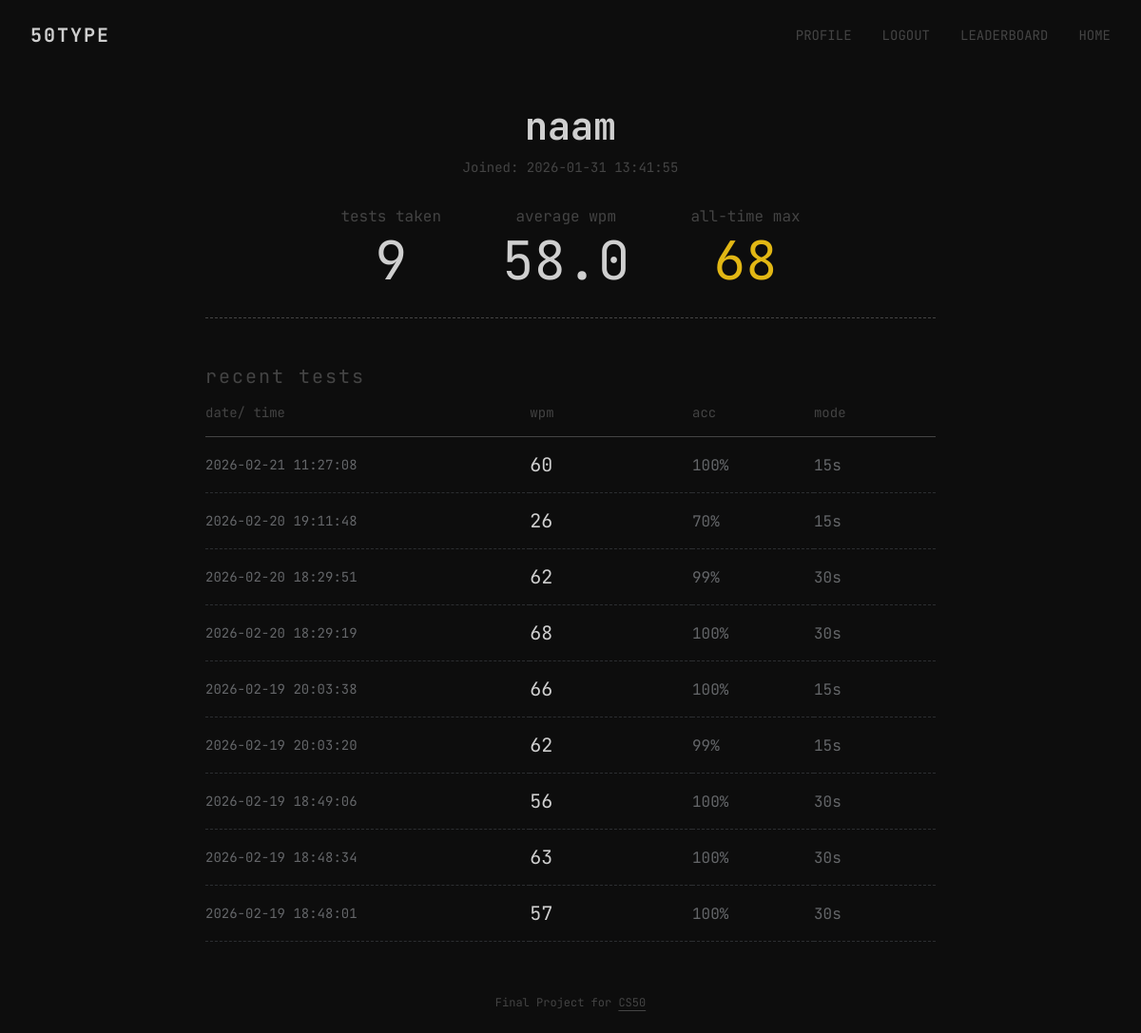
Screenshot of /profile (signed in) with the database file from the repository.
### tables this page shows
CREATE TABLE users (
    id INTEGER PRIMARY KEY AUTOINCREMENT,
    name TEXT NOT NULL UNIQUE,
    hash TEXT NOT NULL,
    created_at DATETIME DEFAULT CURRENT_TIMESTAMP
);

CREATE TABLE history (
    id INTEGER PRIMARY KEY AUTOINCREMENT,
    user_id INTEGER NOT NULL,
    wpm INTEGER NOT NULL,
    accuracy INTEGER NOT NULL,
    mode TEXT NOT NULL,
    timestamp DATETIME DEFAULT CURRENT_TIMESTAMP,
    FOREIGN KEY(user_id) REFERENCES users(id)
);

### app.py (the view)
@app.route('/profile', methods=['GET'])
@login_required
def profile():
    user_id = session.get('user_id')
    user = db.execute('SELECT name, created_at FROM users WHERE id = ?', user_id)[0]
    stats = db.execute("""SELECT MAX(wpm) as max_wpm, ROUND(AVG(wpm)) as avg_wpm, COUNT(id) as total_tests FROM history WHERE user_id = ?""", user_id)[0]
    history = db.execute('SELECT wpm, accuracy, mode, timestamp FROM history WHERE user_id = ? ORDER BY timestamp DESC', user_id)
    return render_template('profile.html', user=user, stats=stats, history=history)

### app.py (called while the page is built)
@app.after_request
def after_request(response):
    response.headers["Cache-Control"] = "no-cache, no-store, must-revalidate"
    response.headers["Expires"] = 0
    response.headers["Pragma"] = "no-cache"
    return response

### helpers.py (called while the page is built)
def login_required(f):
    @wraps(f)
    def decorated_function(*args, **kwargs):
        if session.get("user_id") is None:
            return redirect("/login")
        return f(*args, **kwargs)
    return decorated_function

### templates/profile.html (shortened to what this page needs)
{% extends "layout.html" %}
{% block main %}
<div class="profile-container">
    <div class="profile-header">
        <h1 class="profile-name">{{ user.name }}</h1>
        <p class="profile-joined">Joined: {{ user.created_at }}</p>
        <div class="profile-stats">
            <div class="stat-box">
                <span class="stat-label">tests taken</span>
                <span class="stat-value">{{ stats.total_tests if stats.total_tests else 0 }}</span>
            </div>
            <div class="stat-box">
                <span class="stat-label">average wpm</span>
                <span class="stat-value">{{ stats.avg_wpm if stats.avg_wpm else 0 }}</span>
            </div>
            <div class="stat-box">
                <span class="stat-label">all-time max</span>
                <span class="stat-value" style="color: #e2b714;">{{ stats.max_wpm if stats.max_wpm else 0 }}</span>
            </div>
        </div>
    </div>
    <h2 class="history-title">recent tests</h2>
    <table class="leaderboard-table">
        <thead>
            <tr>
                <th>date/ time</th>
                <th>wpm</th>
                <th>acc</th>
                <th>mode</th>
            </tr>
        </thead>
        <tbody>
            {% for test in history %}
            <tr>
                <td class="timestamp">{{ test.timestamp }}</td>
                <td class="wpm">{{ test.wpm }}</td>
                <td class="acc">{{ test.accuracy }}%</td>
                <td class="mode">{{ test.mode }}s</td>
            </tr>
            {% endfor %}
        </tbody>
    </table>
</div>
{% endblock %}

### templates/layout.html (shortened to what this page needs)
<!DOCTYPE html>
<html lang="en">
<head>
    <link href="/static/styles.css" rel="stylesheet">
</head>
<body>
    <nav>
        <a href="/" class="nav-brand">50TYPE</a>
        <ul class="nav-links">
            {% if session["user_id"] %}
                <li><a href="/profile">PROFILE</a></li>
                <li><a href="/logout">LOGOUT</a></li>
                <li><a href="/leaderboard">LEADERBOARD</a></li>
                <li><a href="/">HOME</a></li>
            {% else %}
                <li><a href="/register">REGISTER</a></li>
                <li><a href="/login">LOGIN</a></li>
            {% endif %}
        </ul>
    </nav>
    <main>
        {% block main %}{% endblock %}
    </main>
    <footer>
        <p>Final Project for <a href="https://cs50.harvard.edu/x/2026/">CS50</a></p>
    </footer>
</body>
</html>

### static/styles.css (style rules this page uses)
* { box-sizing: border-box; margin: 0; padding: 0; }
body { background-color: #0d0d0d; font-family: 'JetBrains Mono', monospace; min-height: 100vh; display: flex; flex-direction: column; }
nav { width: 100%; padding: 1.5rem 2rem; display: flex; justify-content: space-between; align-items: center; }
.nav-brand { font-size: 1.25rem; font-weight: bold; letter-spacing: 0.1em; text-decoration: none; color: #cfcfcf; transition: color 0.2s ease; }
.nav-links { list-style: none; display: flex; gap: 2rem; font-size: 0.875rem; color: #444444; }
.nav-links a { text-decoration: none; color: inherit; transition: color 0.2s ease; }
main { flex-grow: 1; display: flex; flex-direction: column; align-items: center; justify-content: center; width: 100%; max-width: 64rem; margin: 0 auto; padding: 2rem 1rem; }
footer { text-align: center; padding: 1.5rem; font-size: 0.75rem; color: #444444; }
footer a { color: inherit; text-decoration: underline; text-underline-offset: 4px; }
.stat-box { display: flex; flex-direction: column; align-items: center; }
.stat-label { color: #444444; font-size: 1rem; margin-bottom: 0.5rem; }
.stat-value { font-size: 3.5rem; color: #cfcfcf; line-height: 1; }
.leaderboard-table { width: 100%; border-collapse: collapse; color: #cfcfcf; text-align: left; }
.leaderboard-table th { color: #444444; font-size: 0.875rem; font-weight: normal; padding-bottom: 1rem; border-bottom: 1px solid #444444; }
.leaderboard-table td { padding: 1rem 0; border-bottom: 1px dashed #2c2e31; }
.leaderboard-table .wpm { width: 20%; font-size: 1.25rem; }
.leaderboard-table .acc, .leaderboard-table .mode { width: 15%; color: #646669; }
.profile-container { width: 100%; max-width: 48rem; margin: 0 auto; display: flex; flex-direction: column; }
.profile-header { text-align: center; margin-bottom: 3rem; padding-bottom: 2rem; border-bottom: 1px dashed #444444; }
.profile-name { color: #cfcfcf; font-size: 2.5rem; margin-bottom: 0.5rem; }
.profile-joined { color: #444444; font-size: 0.875rem; margin-bottom: 2rem; }
.profile-stats { display: flex; justify-content: center; gap: 4rem; }
.history-title { color: #444444; font-size: 1.25rem; letter-spacing: 0.1em; margin-bottom: 1rem; font-weight: normal; }
.leaderboard-table .timestamp { width: 40%; color: #646669; font-size: 0.875rem; }

### rows the page displays
users: name "naam", created_at "2026-01-31 13:41:55"
history: timestamp "2026-02-21 11:27:08", wpm "60", accuracy "100", mode "15"
history: timestamp "2026-02-20 19:11:48", wpm "26", accuracy "70", mode "15"
history: timestamp "2026-02-20 18:29:51", wpm "62", accuracy "99", mode "30"
history: timestamp "2026-02-20 18:29:19", wpm "68", accuracy "100", mode "30"
history: timestamp "2026-02-19 20:03:38", wpm "66", accuracy "100", mode "15"
history: timestamp "2026-02-19 20:03:20", wpm "62", accuracy "99", mode "15"
history: timestamp "2026-02-19 18:49:06", wpm "56", accuracy "100", mode "30"
history: timestamp "2026-02-19 18:48:34", wpm "63", accuracy "100", mode "30"
history: timestamp "2026-02-19 18:48:01", wpm "57", accuracy "100", mode "30"

### other values shown
{{ stats.total_tests if stats.total_tests else 0 }} "9"
{{ stats.avg_wpm if stats.avg_wpm else 0 }} "58.0"
{{ stats.max_wpm if stats.max_wpm else 0 }} "68"
